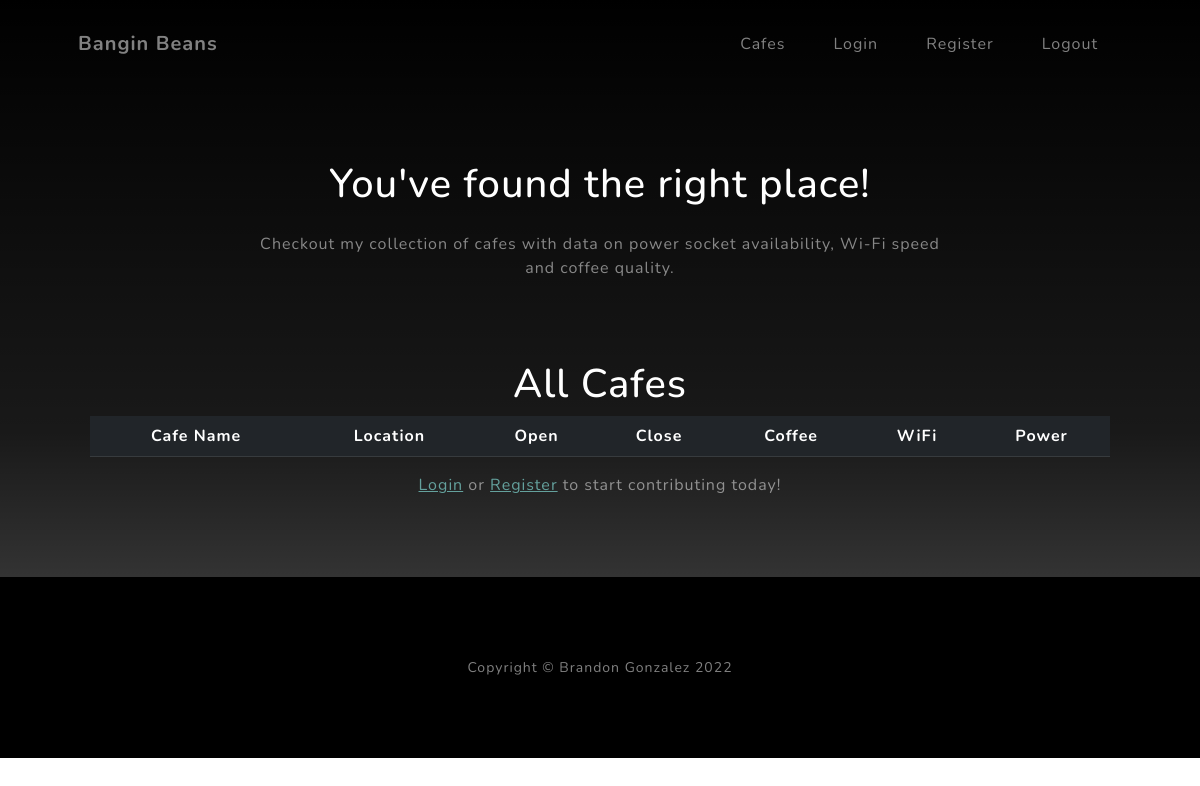
/cafes, run on an earlier commit of the app's database.
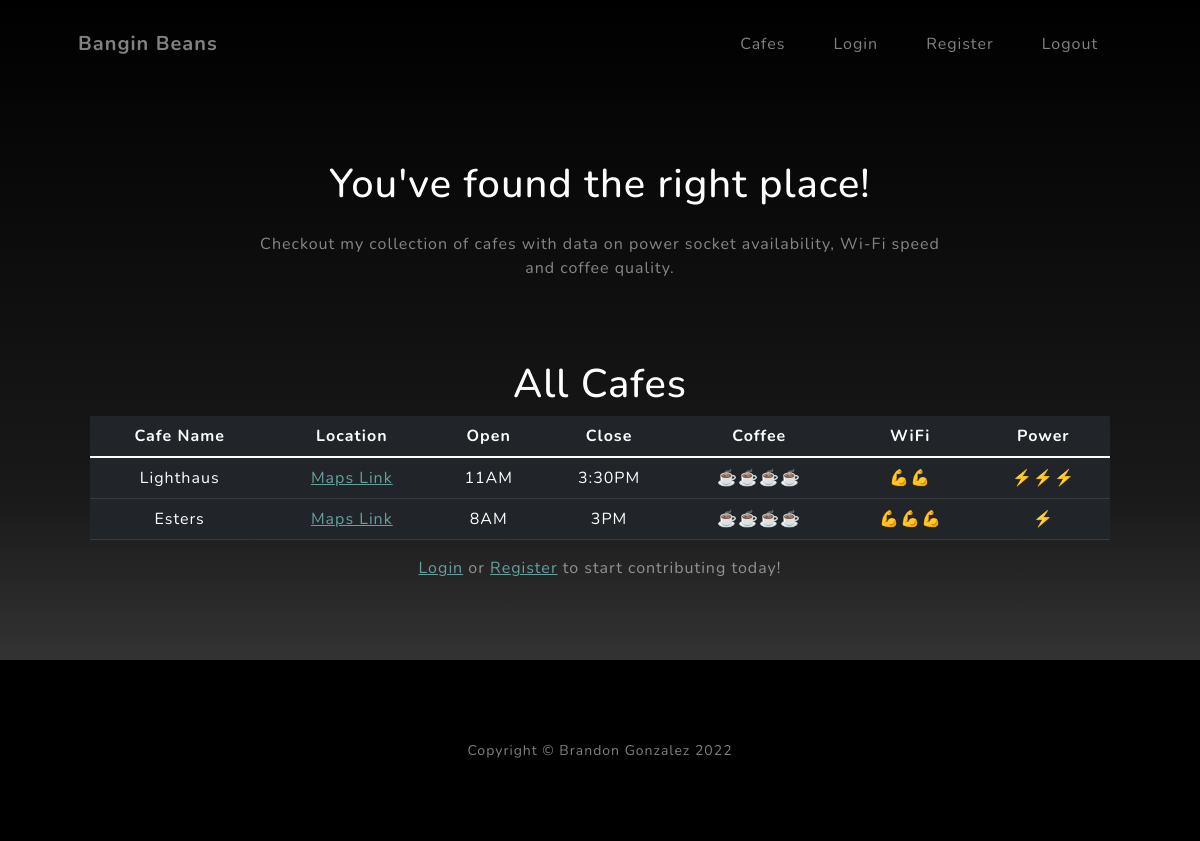
And on a later commit of the database.
### main.py (models this page shows)
class Cafes(db.Model):
    __tablename__ = "cafes"
    id = db.Column(db.Integer, primary_key=True)
    cafe = db.Column(db.String(100))
    location = db.Column(db.String(250))
    open_time = db.Column(db.String(8))
    close_time = db.Column(db.String(8))
    rating = db.Column(db.String(5))
    wifi = db.Column(db.String(5))
    power = db.Column(db.String(5))

### main.py (the view)
@app.route('/cafes')
def cafes():
    table_titles = ["Cafe Name", "Location", "Open", "Close", "Coffee", "WiFi", "Power"]
    all_cafes = Cafes.query.all()
    return render_template('cafes.html', titles=table_titles, cafes=all_cafes, year=CURRENT_YEAR)

### templates/cafes.html
{% include "header.html" %}
        <section class="about-section text-center" id="about">
            <div class="container px-4 px-lg-5">
                <div class="row gx-4 gx-lg-5 justify-content-center">
                    <div class="col-lg-8">
                        <h1 class="text-white mb-4">You've found the right place!</h1>
                        <p class="text-white-50">
                            Checkout my collection of cafes with data on power socket availability, Wi-Fi speed and coffee quality.
                        </p>
                    </div>
                </div>
                <div class="container">
                  <div class="row">
                    <div class="col-sm-12">
                      <h1 class="text-white">All Cafes</h1>
                      <table class="table table-dark">
                          <thead>
                            <tr>
                              {% for title in titles %}
                                <th scope="col">
                                    {{ title }}
                                </th>
                              {% endfor %}
                            </tr>
                          </thead>
                          <tbody>
                            {% for row in cafes %}
                            <tr>
                                <td>
                                    {{ row.cafe }}
                                </td>
                                <td>
                                    <a href="{{ row.location }}">Maps Link</a>
                                </td>
                                <td>
                                    {{ row.open_time }}
                                </td>
                                <td>
                                    {{ row.close_time }}
                                </td>
                                <td>
                                    {{ row.rating }}
                                </td>
                                <td>
                                    {{ row.wifi }}
                                </td>
                                <td>
                                    {{ row.power }}
                                </td>
                            </tr>
                            {% endfor %}
                          </tbody>
                      </table>
                      <p class="text-white-50"><a href="{{ url_for('login') }}">Login</a> or <a href="{{ url_for('register') }}">Register</a> to start contributing today!</p>
                    </div>
                  </div>
                </div>
            </div>
        </section>
{% include "footer.html" %}

### templates/header.html (shortened to what this page needs)
<!DOCTYPE html>
<html lang="en">
    <head>
        <link href="{{url_for('static', filename='css/styles.css') }}" rel="stylesheet" />
    </head>
    <body id="page-top">
        <nav class="navbar navbar-expand-lg navbar-light fixed-top" id="mainNav">
            <div class="container px-4 px-lg-5">
                <a class="navbar-brand" href="{{ url_for('home') }}">Bangin Beans</a>
                <div class="collapse navbar-collapse" id="navbarResponsive">
                    <ul class="navbar-nav ms-auto">
                        <li class="nav-item"><a class="nav-link" href="{{ url_for('cafes') }}">Cafes</a></li>
                        <li class="nav-item"><a class="nav-link" href="{{ url_for('login') }}">Login</a></li>
                        <li class="nav-item"><a class="nav-link" href="{{ url_for('register') }}">Register</a></li>
                        <li class="nav-item"><a class="nav-link" href="#signup">Logout</a></li>
                    </ul>
                </div>
            </div>
        </nav>

### templates/footer.html (shortened to what this page needs)
        <footer class="footer bg-black small text-center text-white-50"><div class="container px-4 px-lg-5">Copyright &copy; Brandon Gonzalez {{ year }}</div></footer>
    </body>
</html>

What changed in the data, as far as the page shows it:
added Cafes: cafe "Lighthaus", open_time "11AM", close_time "3:30PM", rating "☕️☕️☕️☕️", wifi "💪💪", power "⚡️⚡️⚡️"
added Cafes: cafe "Esters", open_time "8AM", close_time "3PM", rating "☕️☕️☕️☕️", wifi "💪💪💪", power "⚡️"
